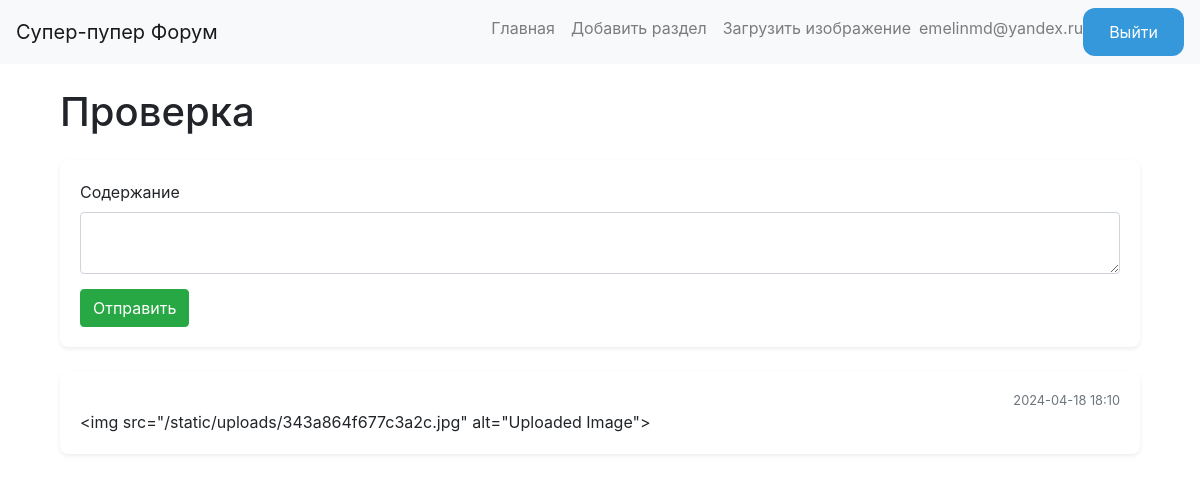
The app's page /sections/2 (signed in) with its own data.
### models.py (models this page shows, shortened)
class User(db.Model, UserMixin):
    id = Column(Integer, primary_key=True)
    email = db.Column(db.String(120), unique=True, nullable=False)
    password_hash = db.Column(db.String(128))
    topics = db.relationship('Topic', back_populates='user', lazy=True)
    is_admin = db.Column(db.Boolean, default=False)

class Section(db.Model):
    id = db.Column(db.Integer, primary_key=True)
    title = db.Column(db.String(100), nullable=False)
    description = db.Column(db.String(255), nullable=True)
    topics = db.relationship('Topic', backref='section', lazy=True)

class Topic(db.Model):
    id = Column(Integer, primary_key=True)
    title = db.Column(db.String(100), nullable=True)
    content = Column(Text, nullable=False)
    date_posted = Column(DateTime, nullable=False, default=datetime.utcnow)
    section_id = Column(Integer, ForeignKey('section.id'), nullable=False)
    user_id = db.Column(db.Integer, db.ForeignKey('user.id'))
    user = db.relationship('User', back_populates='topics')
    image_filename = db.Column(db.String(128))  # Путь к файлу изображения

### server.py (the view, shortened to what this page needs)
@app.route('/sections/<int:section_id>', methods=['GET', 'POST'])
@login_required
def section(section_id):
    form = QuestionForm()
    section = Section.query.get_or_404(section_id)
    topics = Topic.query.filter_by(section_id=section_id).order_by(Topic.date_posted.desc()).all()
    users = {u.id: u for u in User.query.all()}
    return render_template('section.html', section=section, form=form, topics=topics, users=users)

### forms.py
class QuestionForm(FlaskForm):
    content = TextAreaField('Содержание', validators=[DataRequired()])
    submit = SubmitField('Отправить')

### server.py (called while the page is built)
@login_manager.user_loader
def load_user(user_id):
    return User.query.get(int(user_id))

### templates/section.html (shortened to what this page needs)
{% extends "base.html" %}
{% block content %}
<div class="container mt-4">
    <h1 class="mb-4">{{ section.title }}</h1>
    <div class="card mb-4">
        <div class="card-body">
            <form method="POST">
                <div class="form-group">
                    {{ form.content.label(class="form-label") }}
                    {{ form.content(class="form-control") }}
                </div>
                {{ form.submit(class="btn btn-success") }}
            </form>
        </div>
    </div>
    {% for topic in topics %}
    <div class="card mb-3">
        <div class="card-body">
            <div class="d-flex justify-content-between">
                <small class="text-muted">{{ topic.date_posted.strftime('%Y-%m-%d %H:%M') }}</small>
            </div>
            <p class="card-text">{{ topic.content }}</p>
        </div>
    </div>
    {% endfor %}
</div>
{% endblock %}

### templates/base.html (shortened to what this page needs)
<!DOCTYPE html>
<html lang="ru">
<head>
    <link rel="stylesheet" href="https://stackpath.bootstrapcdn.com/bootstrap/4.5.2/css/bootstrap.min.css">
    <link rel="stylesheet" href="{{ url_for('static', filename='style.css') }}">
</head>
<body>
<nav class="navbar navbar-expand-lg navbar-light bg-light">
    <a class="navbar-brand" href="/">Супер-пупер Форум</a>
    <div class="collapse navbar-collapse" id="navbarNav">
        <ul class="navbar-nav ml-auto">
            <li class="nav-item">
                <a class="nav-link" href="/">Главная</a>
            </li>
            <li class="nav-item">
                <a class="nav-link" href="/create_section">Добавить раздел</a>
            </li>
            <li class="nav-item">
                <a class="nav-link" href="/upload">Загрузить изображение</a>
            </li>
            {% if current_user.is_authenticated %}
            <span class="navbar-text email-display">{{ current_user.email }}</span>
            <li class="nav-item"><a href="{{ url_for('logout') }}" class="btn btn-custom">Выйти</a></li>
            {% else %}
            <li class="nav-item"><a href="{{ url_for('register_user') }}" class="btn btn-custom">Регистрация</a></li>
            <li class="nav-item"><a href="{{ url_for('login') }}" class="btn btn-custom">Войти</a></li>
            {% endif %}
        </ul>
    </div>
</nav>
<div class="container mt-3">
    {% block content %}{% endblock %}
</div>
</body>
</html>

### static/style.css (style rules this page uses)
.btn-custom { background-color: #3498db; color: white; padding: 10px 24px; border-radius: 12px; border: 2px solid transparent; transition: background-color 0.3s, color 0.3s; }
.mt-4 { margin-top: 1.5rem; }
.mb-3 { margin-bottom: 1rem; }
.mb-4 { margin-bottom: 1.5rem; }
.card { border: none; border-radius: 0.5rem; box-shadow: 0 0.125rem 0.25rem rgba(0,0,0,.075); }
.card-text { font-size: 1rem; }
.btn-success { background-color: #28a745; border-color: #28a745; }
.text-muted { color: #6c757d; }
.form-group { margin-bottom: 15px; }

### records on screen
User: email "emelinmd@yandex.ru"
Section: title "Проверка"
Topic: date_posted "2024-04-18 18:10", content "<img src=\"/static/uploads/343a864f677c3a2c.jpg\" alt=\"Uploaded Image\">"
